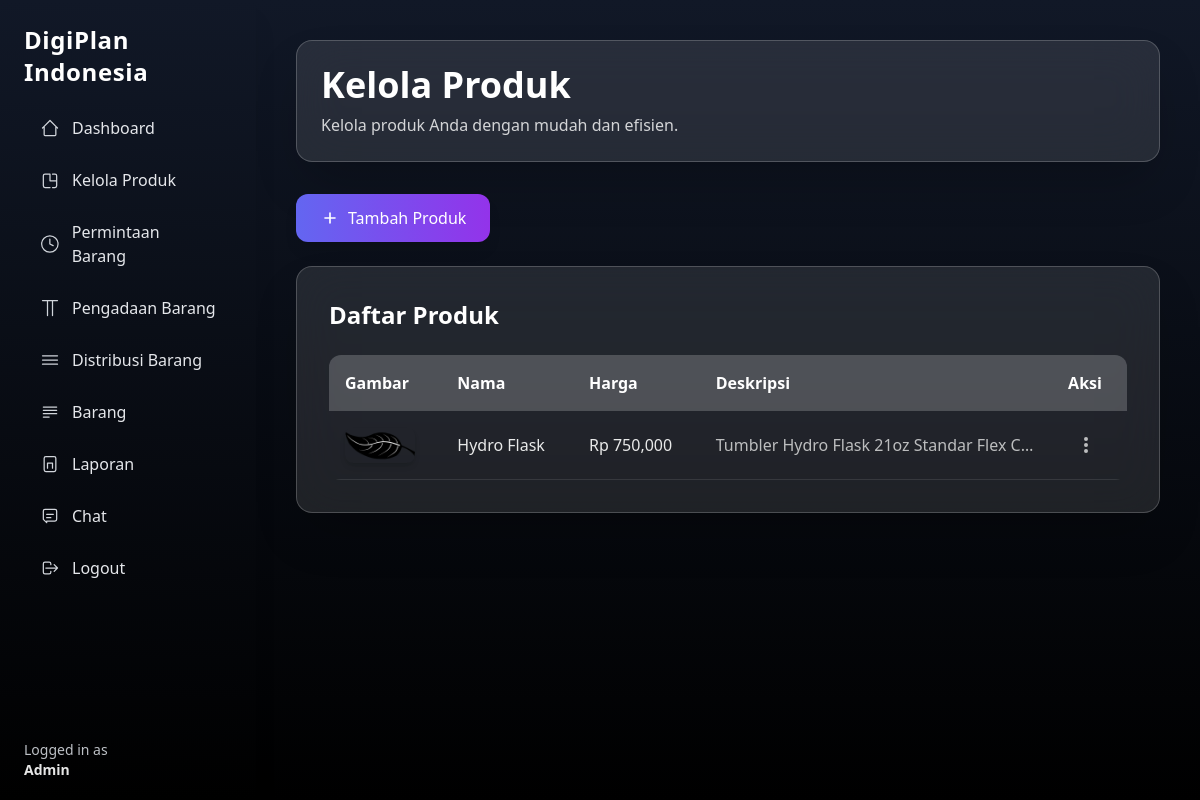
/admin/products.php (signed in), run on an earlier commit of the app's database.
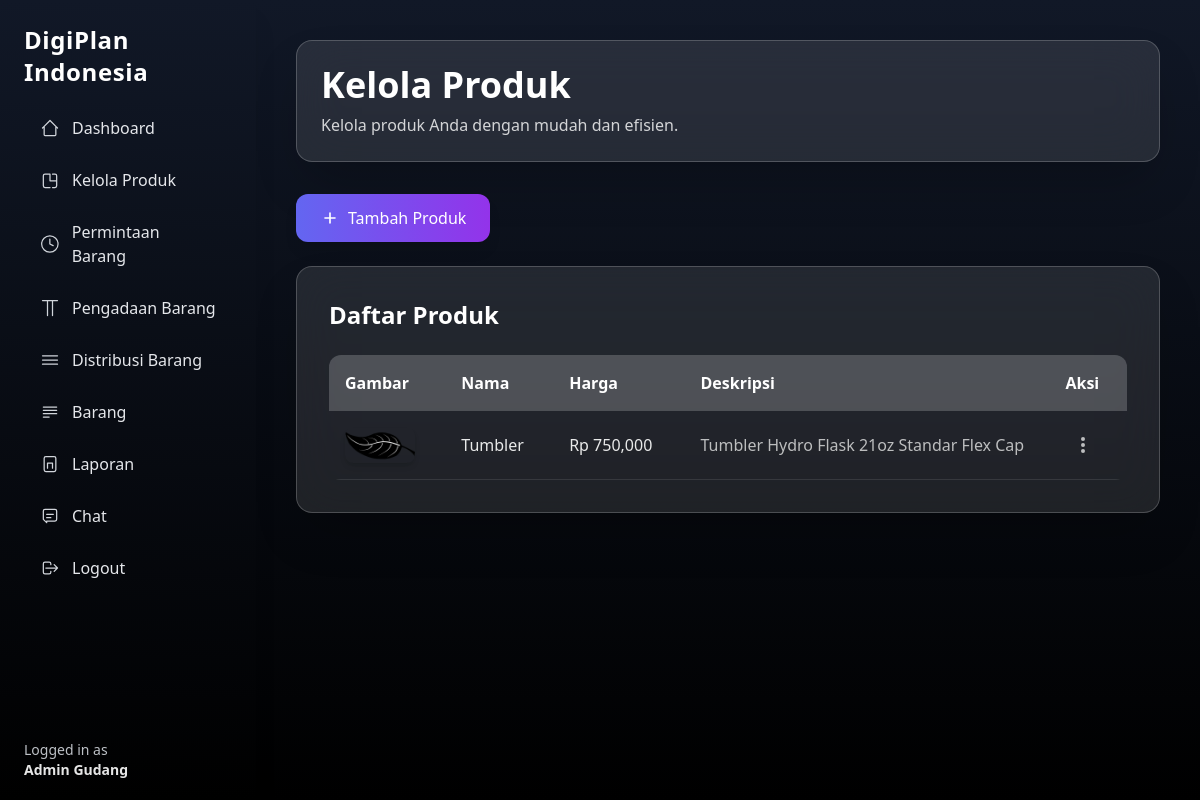
And on a later commit of the database.
### tables this page shows
CREATE TABLE produk (
  id INT AUTO_INCREMENT PRIMARY KEY,
  nama_produk VARCHAR(255),
  harga INT,
  gambar VARCHAR(255),
  deskripsi TEXT,
  created_at TIMESTAMP DEFAULT CURRENT_TIMESTAMP
);

### admin/product-func.php (called while the page is built)
<?php
$produk = mysqli_query($conn, "SELECT * FROM produk ORDER BY id DESC");

### include/base-url.php (called while the page is built)
<?php
$base_url = "/digiplan_indonesia/";

### admin/products.php (the view, shortened to what the changed rows need)
<?php
require '../include/conn.php';
include '../include/base-url.php';
include 'product-func.php';
?>
<!DOCTYPE html>
<html lang="en">
<head>
  <script src="https://cdn.tailwindcss.com"></script>
</head>
<body class="bg-gradient-to-b from-gray-900 to-black">
  <div class="flex min-h-screen">
    <?php include '../include/layouts/sidebar-admin.php'; ?>
    <main class="ml-64 p-10 w-full flex-1">
      <div class="max-w-7xl mx-auto">
        <div class="backdrop-blur-xl bg-white/10 border border-white/20 p-6 rounded-2xl shadow-2xl mb-8">
          <h1 class="text-4xl font-bold text-white mb-2">Kelola Produk</h1>
        </div>
        <div class="backdrop-blur-xl bg-white/10 border border-white/20 p-8 rounded-2xl shadow-2xl">
          <h2 class="text-2xl font-semibold text-white mb-6">Daftar Produk</h2>
          <div class="overflow-x-auto">
            <table class="w-full border-collapse rounded-xl overflow-hidden">
              <thead>
                <tr class="bg-white/20 text-white">
                  <th class="p-4 text-left">Gambar</th>
                  <th class="p-4 text-left">Nama</th>
                  <th class="p-4 text-left">Harga</th>
                  <th class="p-4 text-left">Deskripsi</th>
                  <th class="p-4 text-left">Aksi</th>
                </tr>
              </thead>
              <tbody>
                <?php while ($p = mysqli_fetch_assoc($produk)): ?>
                  <tr class="border-b border-white/10 hover:bg-white/5 transition-colors duration-200">
                    <td class="p-4">
                      <img src="<?= $base_url ?>uploads/<?= $p['gambar']; ?>" width="70" class="rounded-lg shadow-md">
                    </td>
                    <td class="p-4 text-white/90 font-medium"><?= $p['nama_produk']; ?></td>
                    <td class="p-4 text-white/90">Rp <?= number_format($p['harga']); ?></td>
                    <td class="p-4 text-white/70 max-w-xs truncate"><?= $p['deskripsi']; ?></td>
                    <td class="p-4 relative">
                      <button onclick="toggleDropdown(<?= $p['id']; ?>, event)"
                        class="text-white/70 hover:text-white p-2 rounded-lg hover:bg-white/10 transition-colors duration-200">
                        <svg class="w-5 h-5" fill="currentColor" viewBox="0 0 20 20">
                          <path d="M10 6a2 2 0 110-4 2 2 0 010 4zM10 12a2 2 0 110-4 2 2 0 010 4zM10 18a2 2 0 110-4 2 2 0 010 4z"></path>
                        </svg>
                      </button>
                    </td>
                  </tr>
                <?php endwhile; ?>
              </tbody>
            </table>
          </div>
        </div>
      </div>
    </main>
  </div>
</body>
</html>

### include/layouts/sidebar-admin.php (shortened to what the changed rows need)
<aside class="w-64 min-h-screen bg-gradient-to-b from-gray-900 to-black text-gray-200 p-6 fixed shadow-xl">
  <h1 class="text-2xl font-bold mb-5 tracking-wide text-white">DigiPlan Indonesia</h1>
  <div class="absolute bottom-5 left-6 text-sm opacity-90 text-gray-300">
    Logged in as <br>
    <span class="font-semibold text-white"><?= htmlspecialchars($_SESSION['name']); ?></span>
  </div>
</aside>

What changed in the data, as far as the page shows it:
removed produk: gambar (picture), nama_produk "Hydro Flask", harga "750,000", deskripsi "Tumbler Hydro Flask 21oz Standar Flex C…"
added produk: gambar (picture), nama_produk "Tumbler", harga "750,000", deskripsi "Tumbler Hydro Flask 21oz Standar Flex Cap"
Also different on the page:
$_SESSION['name']: "Admin" → "Admin Gudang"
